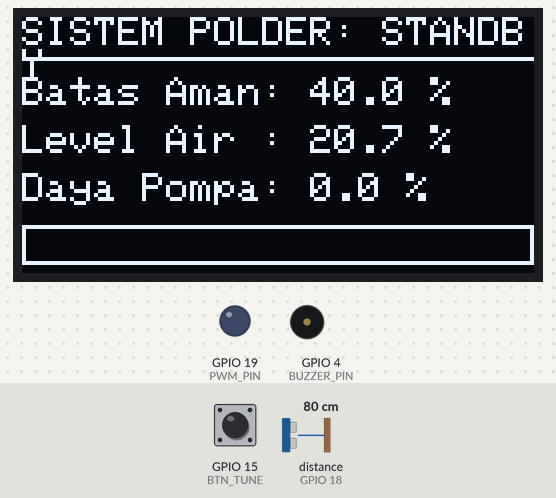
A program run on a simulated ESP32. Shown: 128×64 one-colour display, output pins drawn as LEDs (lit = HIGH), buzzer (waves = sounding). Wiring (from diagram.json): ultrasonic range finder: trigger GPIO 5; echo GPIO 18. Inputs (shaded band) come from the test bench; at power-on: distance to the obstacle (sensor on GPIO 18) 80 cm, GPIO 15 (BTN_TUNE) HIGH. The echo pulse lasts 58.3 µs per cm; pins used as bus, display or sensor lines are not drawn.

Above: at 1.2 s.
1.3 s: distance to the obstacle (sensor on GPIO 18) set to 18 cm
At 1.47 s:
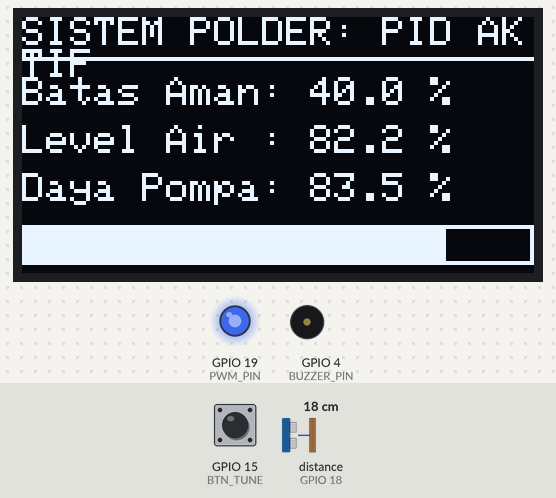
3.1 s: GPIO 15 (BTN_TUNE) pulled LOW for 3.2 s
At 4.6 s:
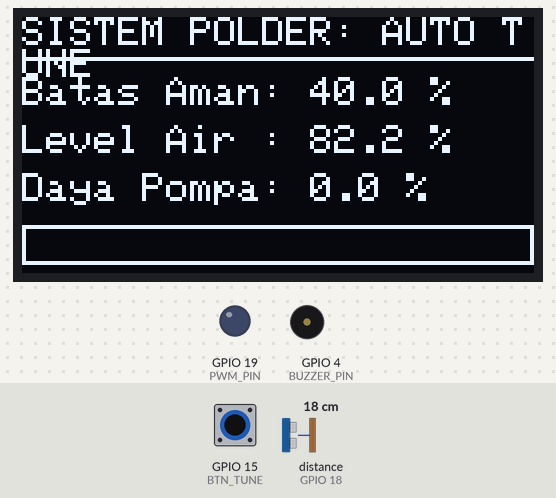
6.9 s: distance to the obstacle (sensor on GPIO 18) set to 2 cm
At 8.2 s:
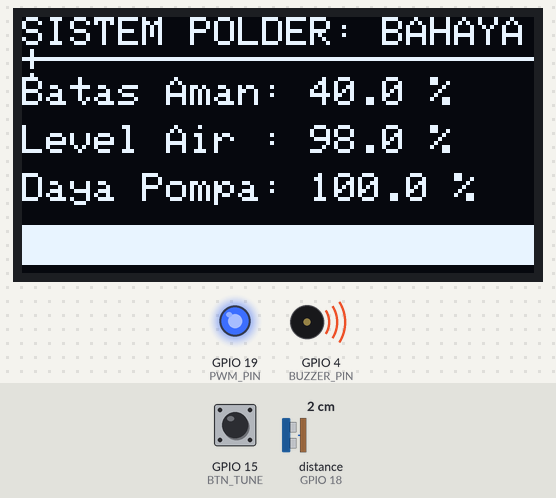
8.6 s: distance to the obstacle (sensor on GPIO 18) set to 35 cm
At 8.75 s:
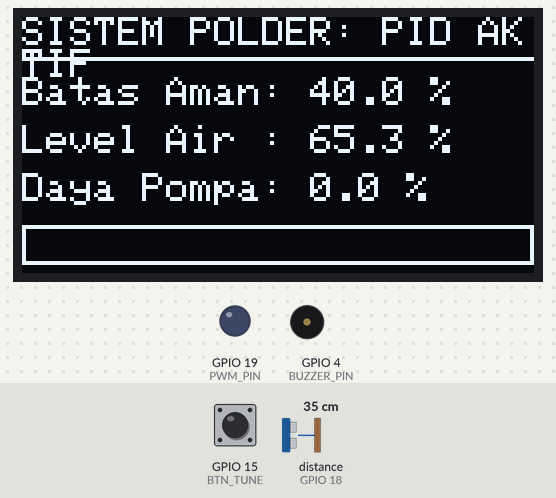
10.5 s: GPIO 15 (BTN_TUNE) pulled LOW for 0.15 s
At 11.7 s:
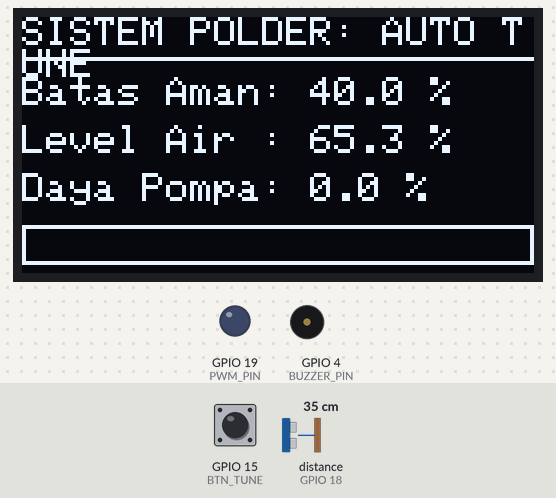
Timing chart, 0 to 13.1 s (numbered marks = the images above; inputs shaded):
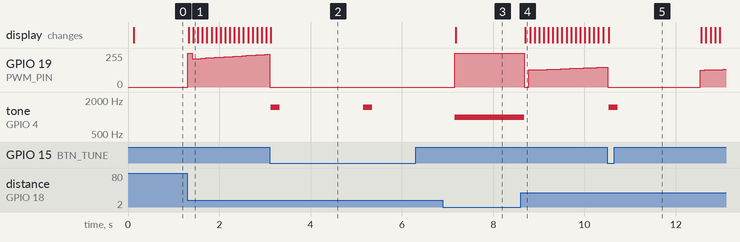

Measured:
- after the input at 1.3 s, GPIO 19 (PWM_PIN): 0/255 → 255/255 at once, → 211/255 0.10 s later, → 213/255 0.10 s later, → 216/255 0.10 s later, … (18 changes in this stretch); the display: first changes at once (image 1 shows a later state)
- after the input at 3.1 s, tone on GPIO 4 (BUZZER_PIN): alternates 1500 Hz for 0.20 s and silent for 1.8 s, starting at once; the display: changes at once (image 2)
- after the input at 6.9 s, tone on GPIO 4 (BUZZER_PIN): silent → 1000 Hz after 0.25 s; the display: changes after 0.28 s (image 3)
- after the input at 8.6 s, GPIO 19 (PWM_PIN): 255/255 → 0/255 after 0.08 s, → 128/255 0.10 s later, → 129/255 0.10 s later, → 130/255 0.10 s later, … (19 changes in this stretch); tone on GPIO 4 (BUZZER_PIN): 1000 Hz → silent after 0.08 s; the display: changes after 0.11 s (image 4)
- after the input at 10.5 s, tone on GPIO 4 (BUZZER_PIN): silent → 1500 Hz at once, → silent 0.20 s later; the display: changes at once (image 5)

The program:

main.cpp
```cpp
#include <Arduino.h>
#include <Wire.h>
#include <Adafruit_GFX.h>
#include <Adafruit_SSD1306.h>

#define SCREEN_WIDTH 128
#define SCREEN_HEIGHT 64
Adafruit_SSD1306 display(SCREEN_WIDTH, SCREEN_HEIGHT, &Wire, -1);

// --- DEKLARASI PIN ---
const int TRIG_PIN = 5;
const int ECHO_PIN = 18;
const int PWM_PIN = 19;
const int BUZZER_PIN = 4;
const int BTN_TUNE = 15;

const int PWM_CHANNEL = 0;
const int PWM_FREQ = 5000;
const int PWM_RES = 8;

// --- VARIABEL PID ---
double Kp = 5.0, Ki = 0.5, Kd = 1.0;
double Setpoint = 40.0; // Target maksimal air di Kolam Retensi (40%)
double Error = 0, Last_Error = 0;
double Integral = 0, Derivative = 0;
double Output_PWM = 0;
double PV_LevelAir = 0; // % Level air aktual (0-100%)

unsigned long lastTime = 0;
int dt = 100;

// --- STATE MACHINE ---
enum SystemState { STANDBY, ACTIVE_PID, EMERGENCY, MAINTENANCE_TUNE };
SystemState currentState = STANDBY;

// Fungsi Menggambar Antarmuka Layar (UI)
void drawDashboard() {
  display.clearDisplay();
  display.setTextSize(1);
  display.setTextColor(SSD1306_WHITE);

  // Header Status
  display.setCursor(0, 0);
  display.print("SISTEM POLDER: ");
  if (currentState == STANDBY) display.println("STANDBY");
  else if (currentState == ACTIVE_PID) display.println("PID AKTIF");
  else if (currentState == EMERGENCY) display.println("BAHAYA!");
  else if (currentState == MAINTENANCE_TUNE) display.println("AUTO TUNE");
  display.drawLine(0, 10, 128, 10, SSD1306_WHITE);

  // Parameter Data
  display.setCursor(0, 15);
  display.print("Batas Aman: "); display.print(Setpoint, 1); display.println(" %");
  display.setCursor(0, 27);
  display.print("Level Air : "); display.print(PV_LevelAir, 1); display.println(" %");
  display.setCursor(0, 39);
  display.print("Daya Pompa: "); display.print((Output_PWM / 255.0) * 100.0, 1); display.println(" %");

  // Bar Indikator Kecepatan Pompa
  display.drawRect(0, 52, 128, 10, SSD1306_WHITE);
  display.fillRect(0, 52, (Output_PWM / 255.0) * 128, 10, SSD1306_WHITE);
  display.display();
}

void setup() {
  Serial.begin(115200);
  pinMode(TRIG_PIN, OUTPUT);
  pinMode(ECHO_PIN, INPUT);
  pinMode(BUZZER_PIN, OUTPUT);
  pinMode(BTN_TUNE, INPUT_PULLUP);

  ledcSetup(PWM_CHANNEL, PWM_FREQ, PWM_RES);
  ledcAttachPin(PWM_PIN, PWM_CHANNEL);

  if(!display.begin(SSD1306_SWITCHCAPVCC, 0x3C)) {
    Serial.println(F("Gagal memuat OLED"));
  }
  drawDashboard();
}

void loop() {
  unsigned long now = millis();

  // 1. CEK EVENT (Event-Based Control)
  if (digitalRead(BTN_TUNE) == LOW) {
    currentState = MAINTENANCE_TUNE;
    Output_PWM = 0; ledcWrite(PWM_CHANNEL, 0); // Matikan pompa sementara
    noTone(BUZZER_PIN);
    drawDashboard();

    tone(BUZZER_PIN, 1500, 200); // Suara beep kalibrasi
    delay(2000); // Simulasi sistem melakukan autotuning relay

    Integral = 0;
    currentState = STANDBY;
  }

  // 2. SIKLUS LOOP PID (Timer-Based: Berjalan tiap 100ms)
  if (now - lastTime >= dt && currentState != MAINTENANCE_TUNE) {

    // Baca Sensor Ultrasonik
    digitalWrite(TRIG_PIN, LOW); delayMicroseconds(2);
    digitalWrite(TRIG_PIN, HIGH); delayMicroseconds(10);
    digitalWrite(TRIG_PIN, LOW);
    double distance = pulseIn(ECHO_PIN, HIGH) * 0.034 / 2.0;

    // Konversi Jarak ke Persen (Asumsi kedalaman polder maksimal 100cm)
    if (distance > 100) distance = 100;
    PV_LevelAir = 100.0 - distance;

    // Logika State Machine & PID
    if (PV_LevelAir >= 95.0) {
      // RULE: FAIL-SAFE EMERGENCY BYPASS
      currentState = EMERGENCY;
      Output_PWM = 255;
      tone(BUZZER_PIN, 1000); // Nyalakan Sirine
    }
    else if (PV_LevelAir > Setpoint) {
      // RULE: PID CLOSED-LOOP AKTIF
      currentState = ACTIVE_PID;
      noTone(BUZZER_PIN);

      Error = PV_LevelAir - Setpoint;
      Integral += (Error * (dt / 1000.0));
      Derivative = (Error - Last_Error) / (dt / 1000.0);
      Output_PWM = (Kp * Error) + (Ki * Integral) + (Kd * Derivative);

      if (Output_PWM > 255) {
        Output_PWM = 255;
        Integral -= (Error * (dt / 1000.0)); // Anti-Windup
      }
      if (Output_PWM < 50) Output_PWM = 0; // Deadband proteksi pompa

      Last_Error = Error;
    }
    else {
      // RULE: STANDBY
      currentState = STANDBY;
      noTone(BUZZER_PIN);
      Output_PWM = 0;
      Integral = 0;
    }

    // Terapkan ke Aktuator dan Perbarui Layar
    ledcWrite(PWM_CHANNEL, (int)Output_PWM);
    drawDashboard();
    lastTime = now;
  }
}
```
